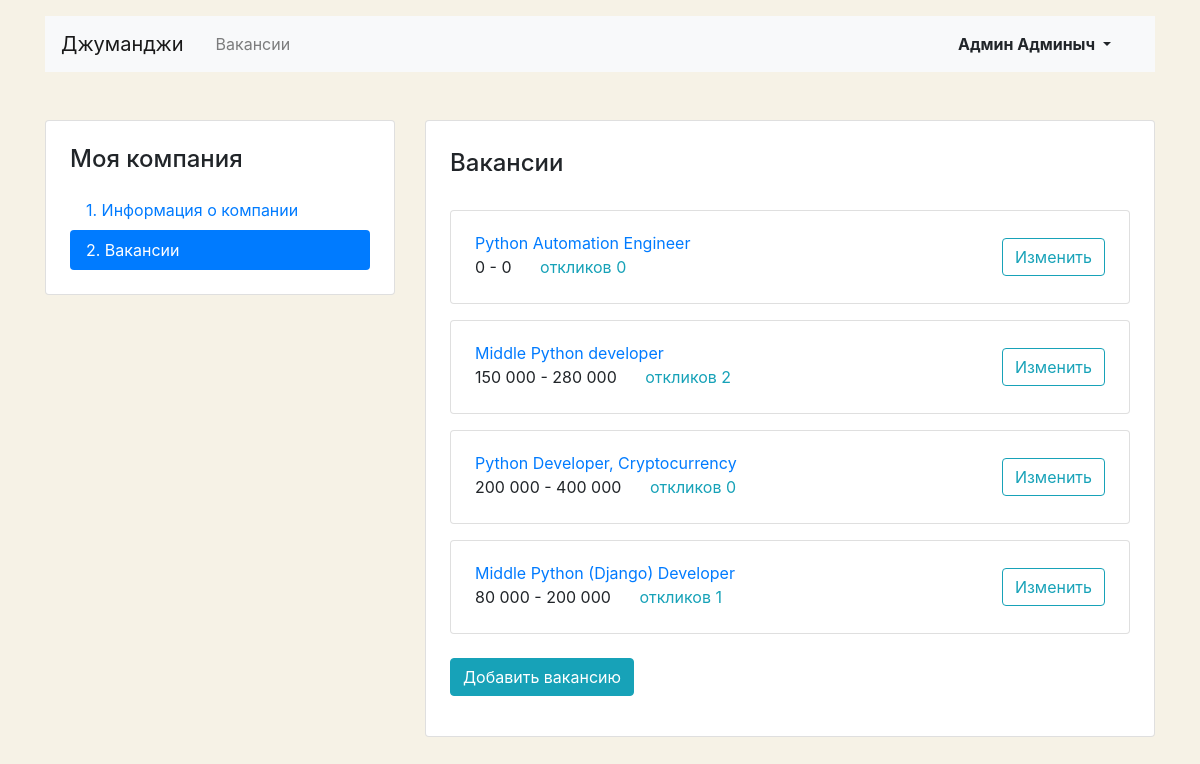
Page /mycompany/vacancies/ (signed in) on the committed database.
### catalog/models.py (models this page shows)
class Vacancy(models.Model):
    title = models.CharField(max_length=255, verbose_name='Название вакансии')
    specialty = models.ForeignKey(
        'Specialty',
        related_name='vacancies',
        on_delete=models.CASCADE,
        verbose_name='Специализация',
    )
    company = models.ForeignKey(
        'Company',
        related_name='vacancies',
        on_delete=models.CASCADE,
        verbose_name='Компания',
    )
    skills = models.TextField(verbose_name='Навыки')
    description = models.TextField(verbose_name='Текст')
    salary_min = models.PositiveIntegerField(verbose_name='Зарплата от')
    salary_max = models.PositiveIntegerField(verbose_name='Зарплата до')
    published_at = models.DateTimeField(verbose_name='Опубликовано')
    class Meta:
        verbose_name = 'вакансию'
        verbose_name_plural = 'вакансии'
        ordering = ('-published_at',)
    def __str__(self):
        return self.title

### catalog/views.py (the view)
# urls.py: path('mycompany/vacancies/', views.MyCompanyVacancyList.as_view(), name='mycompany_vacancies_list'),
class MyCompanyVacancyList(LoginRequiredMixin, ListView):
    model = Vacancy
    template_name = 'catalog/employer/mycompany_vacancies_list.html'
    context_object_name = 'vacancies'
    def get_queryset(self):
        return (
                Vacancy.objects.filter(company__owner=self.request.user)
                .annotate(applications_count=Count('applications'))
                .select_related('specialty', 'company')
                .order_by('-published_at')
        )
    def get_context_data(self, *, object_list=None, **kwargs):
        context = super().get_context_data(**kwargs)
        try:
            company = self.request.user.company
        except User.company.RelatedObjectDoesNotExist:
            company = None
        context.update({'company': company, 'page': 'vacancies'})
        return context

### catalog/templates/catalog/employer/mycompany_vacancies_list.html (shortened to what this page needs)
{% extends 'base.html' %}
{% load humanize %}
{% block content %}
  <main class="container mt-3 pb-5">
    <div class="row mt-5">
      {% include 'catalog/employer/includes/mycompany_sidebar.html' %}
      <div class="col-12 col-lg-8">
        <div class="card">
          <div class="card-body px-4 pb-4">
            <section class="tab-pane fade show active">
              <h2 class="h4 pt-2 pb-3">Вакансии</h2>
              {% for vacancy in vacancies %}
                <div class="card mt-3">
                  <div class="card-body px-4">
                    <div class="row align-items-center">
                      <div class="col-6 col-lg-8">
                        <a href="{% url 'vacancy_detail' vacancy.id %}" class="mb-1">{{vacancy}}</a>
                        <p class="mb-1">
                          <span class="mr-4">
                            {{vacancy.salary_min|intcomma}} - {{vacancy.salary_max|intcomma}}
                          </span>
                          <a href="{% url 'mycompany_vacancy_update' vacancy.id %}#applications" class="text-info">
                            откликов {{vacancy.applications_count}}
                          </a>
                        </p>
                      </div>
                      <div class="col-6 col-lg-4 text-right">
                        <a href="{% url 'mycompany_vacancy_update' vacancy.id %}" class="btn btn-outline-info">Изменить</a>
                      </div>
                    </div>
                  </div>
                </div>
              {% endfor %}
            </section>
            <br>
            {% if company %}
              <div class="form-group">
                <a href="{% url 'mycompany_vacancy_create' %}" class="btn btn-info">Добавить вакансию</a>
              </div>
            {% endif %}
          </div>
        </div>
      </div>
    </div>
  </main>
{% endblock %}

### templates/base.html (shortened to what this page needs)
<!DOCTYPE html>
<html lang="ru">
<head>
  <link rel="stylesheet" href="https://stackpath.bootstrapcdn.com/bootstrap/4.3.1/css/bootstrap.min.css">
</head>
<body>
  <header class="container mt-3">
    <nav class="navbar navbar-expand-lg navbar-light bg-light">
      <a class="navbar-brand mr-4" href="{% url 'index' %}">Джуманджи</a>
      <div class="collapse navbar-collapse justify-content-between" id="navbarNav">
        <ul class="navbar-nav col-10">
          <li class="nav-item{% if vacancies_category == 'Все вакансии' %} active{% endif %}">
            <a class="nav-link" href="{% url 'vacancies_list' %}">Вакансии</a>
          </li>
        </ul>
        <ul class="navbar-nav col-2 justify-content-end">
          <li class="nav-item active">
            {% if not user.is_authenticated %}
              <a href="{% url 'login' %}" class="nav-link font-weight-bold">Вход</a>
            {% else %}
              <div class="btn-group">
                <button type="button" class="btn dropdown-toggle font-weight-bold" data-toggle="dropdown" aria-haspopup="true" aria-expanded="false">
                  {{user.first_name}} {{user.last_name}}
                </button>
              </div>
            {% endif %}
          </li>
        </ul>
      </div>
    </nav>
  </header>
  {% block content %}{% endblock %}
</body>
</html>

### catalog/templates/catalog/employer/mycompany_vacancies_list.html (style rules this page uses)
body { background-color: #F6F2E6; }

### rows in the picture
Vacancy: title "Python Automation Engineer", salary_min "0", salary_max "0", applications_count "0"
Vacancy: title "Middle Python developer", salary_min "150 000", salary_max "280 000", applications_count "2"
Vacancy: title "Python Developer, Cryptocurrency", salary_min "200 000", salary_max "400 000", applications_count "0"
Vacancy: title "Middle Python (Django) Developer", salary_min "80 000", salary_max "200 000", applications_count "1"

### other values in the picture
{{ user.first_name }} "Админ"
{{ user.last_name }} "Админыч"
